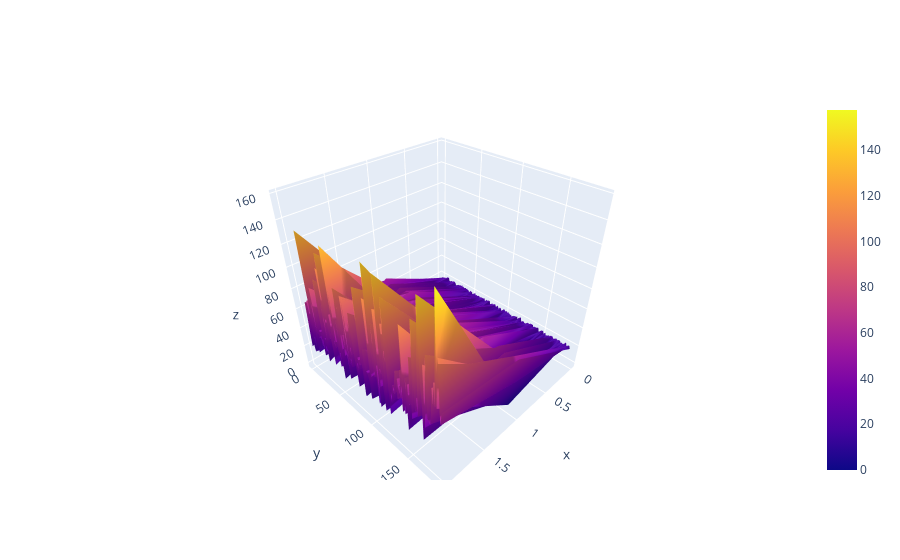

The notebook cell saved with this chart:
### Code cell
z_data = pd.read_csv('test.csv')

fig = go.Figure(data=[go.Surface(z=df[["toe hour", "toe minute", "receipt price"]])])

fig.show()

### Figure 1 — Plotly figure (JSON) as saved in the notebook; plotly's stock layout.template omitted (floating-point values rounded to 4 significant figures; data arrays with more than 128 entries replaced by an {"elided": "..."} marker saying what was removed)
{"data": [{"type": "surface", "z": {"elided": "185x3 float values"}}], "layout": {}}
